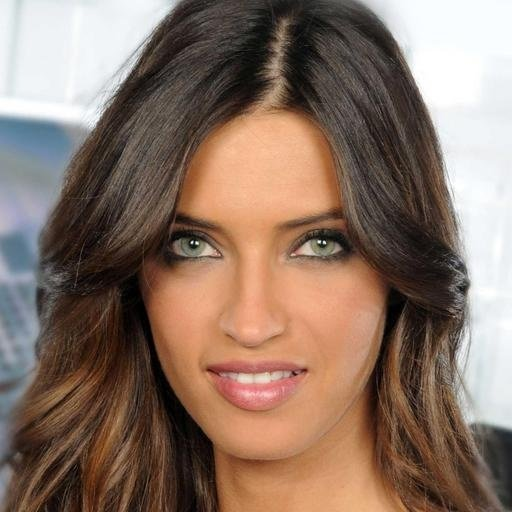
#> input picture notebooks/sample.jpg, 512 x 512 px
$ jupyter execute --allow-errors Noises.ipynb
#> lines starting #> are read from the running program, lines starting #| are printed output that depends on the picture
### src/noises.py
import numpy as np
import cv2
import torch
from PIL import Image


def add_noise(image, noise_type='gaussian', scale_unifom=50, scale_expo=35, scale_poisson=90, sigma=30,
              salt_pepper_amount=0.05,ksize=(7,7),sigmaX=0):

    if noise_type == 'uniform':
        noise = np.random.uniform(low=-scale_unifom, high=scale_unifom, size=image.shape)
    elif noise_type == 'exponential':
        noise = np.random.exponential(scale_expo, size=image.shape)
    elif noise_type == 'blur':
        noisy_image = cv2.GaussianBlur(image, ksize, sigmaX=sigmaX)
        return noisy_image
    elif noise_type == 'poisson':
        noise = np.random.poisson(scale_poisson, size=image.shape)
    elif noise_type == 'gaussian':
        noise = np.random.normal(0, sigma, image.shape)
    elif noise_type == 'salt_pepper':
        noisy_image = np.copy(image)
        # Salt noise
        num_salt = np.ceil(salt_pepper_amount * image.size * 0.5)
        coords = [np.random.randint(0, i - 1, int(num_salt)) for i in image.shape]
        noisy_image[coords[0], coords[1], :] = 255
        # Pepper noise
        num_pepper = np.ceil(salt_pepper_amount * image.size * 0.5)
        coords = [np.random.randint(0, i - 1, int(num_pepper)) for i in image.shape]
        noisy_image[coords[0], coords[1], :] = 0
        return noisy_image
    else:
        raise ValueError("Invalid noise type. Choose from 'uniform', 'exponential', 'poisson', 'gaussian', 'salt_pepper'.")

    noisy_image = image + noise
    # Ensure pixel values are within valid range
    noisy_image = np.clip(noisy_image, 0, 255).astype(np.uint8)

    return noisy_image


class AddNoise(torch.nn.Module):
    def __init__(self, **kwargs):
        super(AddNoise, self).__init__()
        self.kwargs = kwargs  # Armazena os kwargs no construtor

    def forward(self, img, noise):
        noisy_image = add_noise(img, noise_type=noise, **self.kwargs)  # Usa os kwargs armazenados no construtor
        return Image.fromarray(noisy_image)

### notebooks/Noises.ipynb
# Libraries

[cell 1]
import sys
sys.path.append("../")

import numpy as np
import cv2

import itertools

from src.noises import add_noise

import matplotlib.pyplot as plt

# 1. Add noises

[cell 2]
# Load an image using OpenCV
image = cv2.imread('./sample.jpg')
#> image is the input picture: shape (512, 512, 3); mean B, G, R 101.7, 115.3, 138.2

image = cv2.cvtColor(image,cv2.COLOR_BGR2RGB)

# Add non-Gaussian noise
#> (the rest of this cell did not finish here and is left out)

# 2. Noise Combination

<p>C(n,p) = n! / p!(n-p)!<p/>

[cell 3]
noises = [
    "uniform",
    "exponential",
    "poisson",
    "gaussian",
    "salt_pepper"
]

p = 2
all_combos = np.array(list(itertools.combinations(noises, p)))
print(all_combos)

[cell 4]
plt.imshow(image,cmap='gray')

#> (a cell that did not finish here is left out)

[cell 6]
# Display the original and noisy images
cv2.imshow('Original Image', image)
#> (the rest of this cell did not finish here and is left out)

# 3. Gaussian blur

[cell 7]
# Load an image using OpenCV
image = cv2.imread('./sample.jpg')

image = cv2.cvtColor(image,cv2.COLOR_BGR2RGB)

fig, ax = plt.subplots(figsize=(5,5))

ax.yaxis.set_visible(False)
ax.xaxis.set_visible(False)

ax.imshow(image)

[cell 8]
noisy_image = add_noise(image, noise_type='blur', ksize=(9,9))

fig, ax = plt.subplots(figsize=(5,5))

ax.yaxis.set_visible(False)
ax.xaxis.set_visible(False)

ax.imshow(noisy_image)

[cell 9]
noisy_image = add_noise(image, noise_type='blur', ksize=(23,23))
#> call 2 of add_noise, with noise_type = 'blur', scale_unifom = 50, scale_expo = 35, scale_poisson = 90, sigma = 30, salt_pepper_amount = 0.05, ksize = (23, 23), sigmaX = 0
#> in add_noise (call 2), `noisy_image = cv2.GaussianBlur(image, ksize, sigmaX=sigmaX)`:
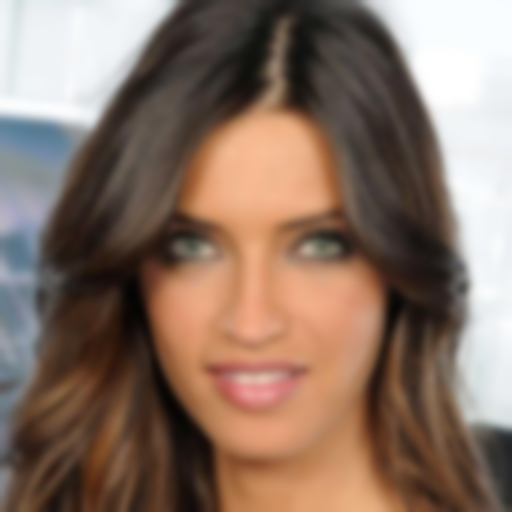
#> noisy_image: shape (512, 512, 3); mean R, G, B 138.2, 115.3, 101.7
